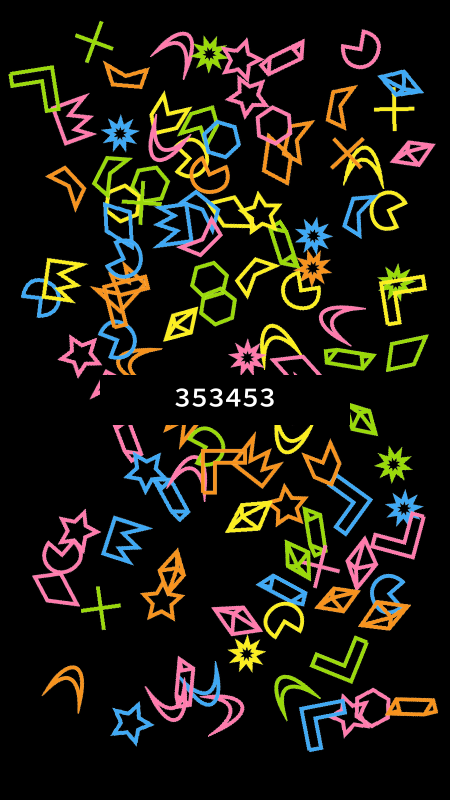
#> input picture New12312312350100.png, 900 x 1600 px, given as the content of the folder shapes, which was not available (shown at 1/2 size)
$ python flam_club_card_gen.py   (older library calls are emulated)
#> lines starting #> are read from the running program, lines starting #| are printed output that depends on the picture; pictures that were not available may be replaced by others from this repository, and a replacement may not be noted
import time

import PIL
import os
import random
import numpy as np
from PIL import Image, ImageDraw, ImageFont


def load_images_from_folder(folder):


#> called with folder = 'shapes'
    images = []
    for filename in os.listdir(folder):

        try:
            img = Image.open(os.path.join(folder, filename))
#> img is the input picture: PIL image 900x1600 RGBA; mean R, G, B, A 28.2, 25.1, 15.5, 253.2
        except Exception as e:
            print(e)
            img = None
        if img is not None:
            images.append(img)

    print("images Loaded from folder")

    return images


def generate_black_code_image(width, height, code, font_size=36, font_type="f.ttf"):

    black_image = Image.new('RGBA', (width, height), (0, 0, 0, 255))
    font = ImageFont.truetype(font_type, font_size)
    font.set_variation_by_name("Bold")
    d1 = ImageDraw.Draw(black_image)

    w, h = d1.textsize(str(code), font=font)
    d1.text(((width - w) / 2, (height - 1.5 * h) / 2), str(code), fill=(255, 255, 255, 255), font=font)

    return black_image


def generate_image(seed, folder_name, code, text_width=500, text_height=100, width=900, height=1600, m=100, k=200, base_height=100, th=50, density=200, font_size=56, font_type="f.ttf"):

    print("Starting FlamClub Algo................................")
    print("Default value of width == 900....")
    print("Default value of height == 1600..")
    print("Default value of margin in width == 200....")
    print("Default value of margin in height == 100....")
    print("Default value of doodle height == 100....")
    print("Default value of distance b/w doodle == 50....")
    print("Default value of density of doodles == 200....")
    images = load_images_from_folder(folder_name)
#> images = 1 item

    res_images = []
    start = time.time()

    for img in images:
        if img.size[0] > img.size[1]:
            width_percent = (base_height / float(img.size[0]))
            hsize = int((float(img.size[1]) * float(width_percent)))
            a = base_height
        else:
            hsize = base_height
            width_percent = (base_height / float(img.size[1]))
            a = int((float(img.size[0]) * float(width_percent)))

        try:

            img = img.resize((a, hsize), Image.ANTIALIAS)
            res_images.append(img)

        except Exception as e:
            print(e)
#> this loop made 1 pass
#> (hsize, width_percent, a) on pass 1: (100, 0.0625, 56)
#> pass 1, in generate_image, `img = img.resize((a, hsize), Image.ANTIALIAS)`:
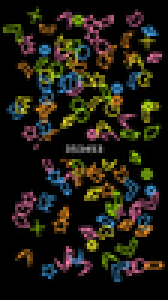
#> img: PIL image 56x100 RGBA (shown 3 times larger); mean R, G, B, A 30.1, 26.7, 16.6, 253.1; transparent parts drawn white
#> after the loop, res_images = 1 item
    end = time.time()
    print(end - start)

    points = []

    random.seed(seed)
    for i in range(density):
        _x = random.randint(0, width - m)
        _y = random.randint(0, height - k)
        add = True
        for j in points:
            dist = np.linalg.norm(np.array(j) - np.array((_x, _y)))
            if dist < th:
                add = False
                break
            pass
        if add:
            points.append((_x, _y))

    transparent_image = Image.new('RGBA', (width, height), (0, 0, 0, 255))

    new_image = transparent_image.copy()

    random.seed(seed)
    for i in points:
        a = random.randint(0, 360)
        var = random.randint(0, len(res_images) - 1)
        put_shapes = res_images[var]
        put_shapes = put_shapes.rotate(a, PIL.Image.NEAREST, expand=True)
        new_image.paste(put_shapes, i, put_shapes)
#> this loop made 113 passes
#> pass 1, in generate_image, `put_shapes = put_shapes.rotate(a, PIL.Image.NEAREST, expand=True)`:
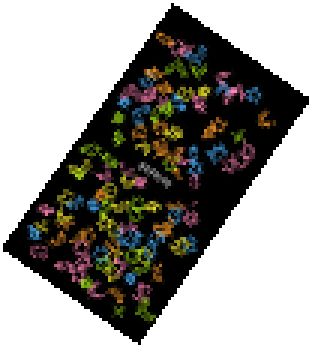
#> put_shapes: PIL image 104x116 RGBA (shown 3 times larger); mean R, G, B, A 14.1, 12.5, 7.7, 117.5; transparent parts drawn white
#> pass 2, in generate_image, `put_shapes = put_shapes.rotate(a, PIL.Image.NEAREST, expand=True)`:
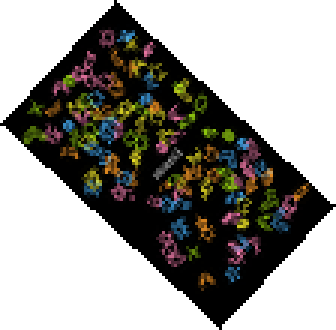
#> put_shapes: PIL image 112x110 RGBA (shown 3 times larger); mean R, G, B, A 13.7, 12.1, 7.6, 115; transparent parts drawn white
#> pass 3, in generate_image, `put_shapes = put_shapes.rotate(a, PIL.Image.NEAREST, expand=True)`:
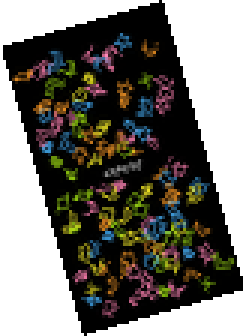
#> put_shapes: PIL image 82x112 RGBA (shown 3 times larger); mean R, G, B, A 18.3, 16.3, 10.1, 154.4; transparent parts drawn white
#> after the loop:
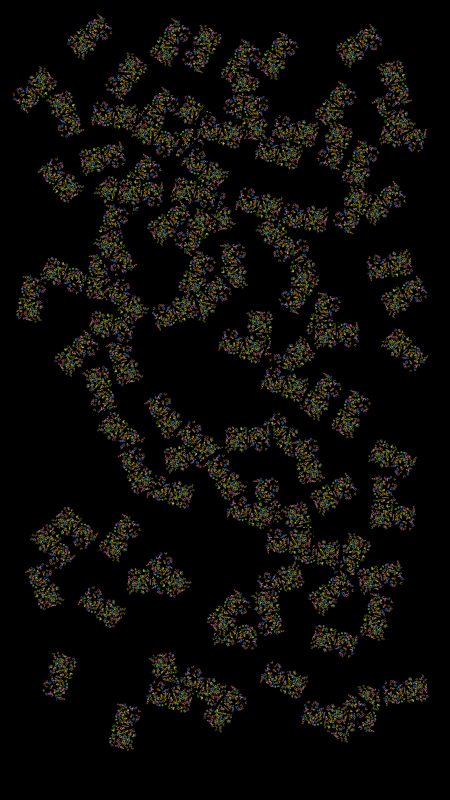
#> new_image: PIL image 900x1600 RGBA (shown at 1/2 size); mean R, G, B, A 11.5, 10.3, 6.4, 254.3; transparent parts drawn white
#> after the loop:
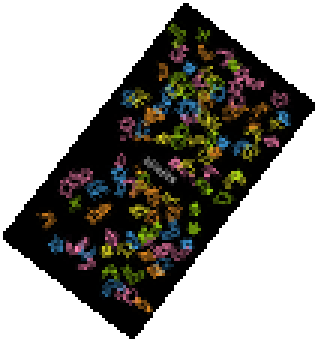
#> put_shapes: PIL image 106x114 RGBA (shown 3 times larger); mean R, G, B, A 13.9, 12.3, 7.7, 117.2; transparent parts drawn white

    mid_image = generate_black_code_image(text_width, text_height, code, font_size, font_type)
#> in generate_black_code_image, `w, h = d1.textsize(str(code), font=font)`: w = 202; h = 57
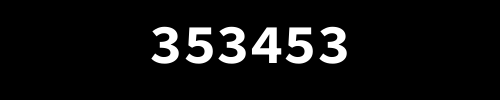
#> mid_image: PIL image 500x100 RGBA; mean R, G, B, A 16.5, 16.5, 16.5, 255

    text_h = int((new_image.size[1] - mid_image.size[1] * 1) / 2)
#> text_h = 750
    text_w = int((new_image.size[0] - mid_image.size[0] * 1) / 2)
#> text_w = 200

    print(text_w, text_h)
#| 200 750

    new_image.paste(mid_image, (text_w, text_h), mid_image)
    new_image.show()

    new_image.save("New{}{}{}.png".format(seed, th, base_height))


generate_image(123123123, "shapes", 353453)
